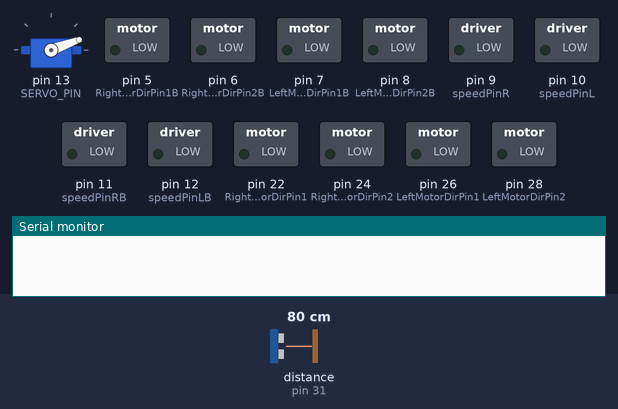
Recording of a sketch running on a simulated Arduino Mega 2560, built with avr-gcc and run on an emulated ATmega2560. On the bench: servo, switched loads named in the sketch (green lamp = pin HIGH), the last lines printed to the serial monitor. Wiring (inferred from the names in the program): ultrasonic range finder: trigger pin 30; echo pin 31. Dashed ring = blinking. The test bench sets the inputs (shaded band); at power-on: distance to the obstacle (sensor on pin 31) 80 cm. The echo pulse lasts 58.3 µs per cm; pins used as bus, display or sensor lines are not drawn.

Above: at 3.2 s.
3.3 s: distance to the obstacle (sensor on pin 31) set to 36 cm
6.3 s: distance to the obstacle (sensor on pin 31) set to 29 cm
At 7.59 s:
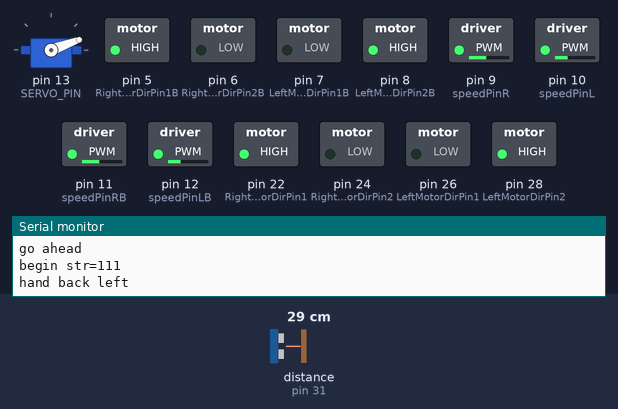
9.3 s: distance to the obstacle (sensor on pin 31) set to 35 cm
At 10.55 s:
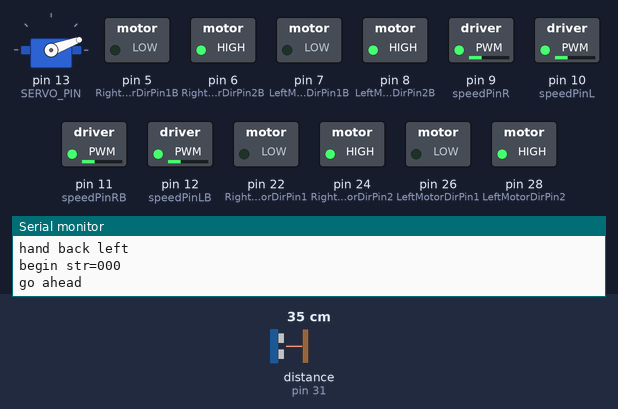
12.3 s: distance to the obstacle (sensor on pin 31) set to 2 cm
At 13.76 s:
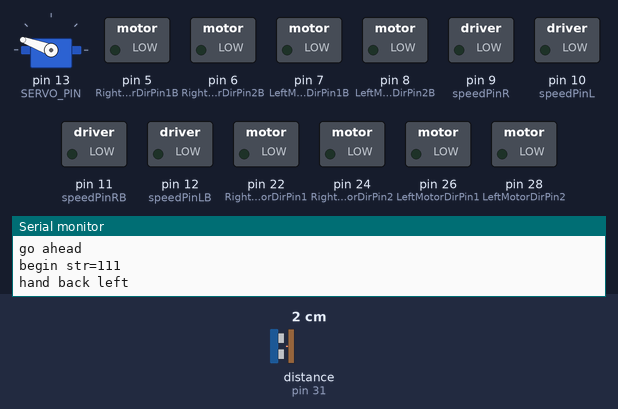
Timing chart, 0 to 16.3 s (numbered marks = the images above; inputs shaded):
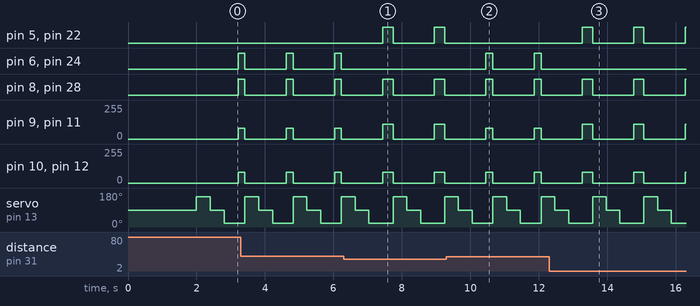

Measured:
- the behaviour switches between 32 and 31 cm on distance to the obstacle (sensor on pin 31) (found by bisection; images 0 and 1)
- after the input at 6.3 s, pin 5 (RightMotorDirPin1B), pin 22 (RightMotorDirPin1): alternates HIGH for 0.30 s and LOW for 1.2 s, starting after 1.1 s; pin 6 (RightMotorDirPin2B), pin 24 (RightMotorDirPin2): stops changing and stays LOW
- after the input at 9.3 s, pin 5 (RightMotorDirPin1B), pin 22 (RightMotorDirPin1): stops changing and stays LOW; pin 6 (RightMotorDirPin2B), pin 24 (RightMotorDirPin2): alternates HIGH for 0.20 s and LOW for 1.2 s, starting after 1.2 s
- after the input at 12.3 s, pin 5 (RightMotorDirPin1B), pin 22 (RightMotorDirPin1): alternates HIGH for 0.30 s and LOW for 1.2 s, starting after 0.97 s; pin 6 (RightMotorDirPin2B), pin 24 (RightMotorDirPin2): stops changing and stays LOW
- by itself, pin 6 (RightMotorDirPin2B), pin 24 (RightMotorDirPin2): alternates HIGH for 0.20 s and LOW for 1.2 s
- by itself, pin 8 (LeftMotorDirPin2B), pin 28 (LeftMotorDirPin2): alternates HIGH for 0.30 s and LOW for 1.2 s
- by itself, pin 9 (speedPinR), pin 11 (speedPinRB): alternates 110/255 for 0.30 s and 0/255 for 1.2 s
- by itself, pin 10 (speedPinL), pin 12 (speedPinLB): alternates 80/255 for 0.30 s and 0/255 for 1.2 s

The sketch:

metal-2560-lesson2-reverse.ino
```cpp
// (licence header left out)
#include <Servo.h>
#define speedPinR 9   //  RIGHT WHEEL PWM pin D45 connect front MODEL-X ENA
#define RightMotorDirPin1  22    //Front Right Motor direction pin 1 to Front MODEL-X IN1  (K1)
#define RightMotorDirPin2  24   //Front Right Motor direction pin 2 to Front MODEL-X IN2   (K1)
#define LeftMotorDirPin1  26    //Left front Motor direction pin 1 to Front MODEL-X IN3 (  K3)
#define LeftMotorDirPin2  28   //Left front Motor direction pin 2 to Front MODEL-X IN4 (  K3)
#define speedPinL 10   // Left WHEEL PWM pin D7 connect front MODEL-X ENB

#define speedPinRB 11   //  RIGHT WHEEL PWM pin connect Back MODEL-X ENA
#define RightMotorDirPin1B  5    //Rear Right Motor direction pin 1 to Back MODEL-X IN1 (  K1)
#define RightMotorDirPin2B 6    //Rear Right Motor direction pin 2 to Back MODEL-X IN2 (  K1)
#define LeftMotorDirPin1B 7    //Rear left Motor direction pin 1 to Back MODEL-X IN3  K3
#define LeftMotorDirPin2B 8  //Rear left Motor direction pin 2 to Back MODEL-X IN4  k3
#define speedPinLB 12    //   LEFT WHEEL  PWM pin D8 connect Rear MODEL-X ENB

#define SERVO_PIN     13  //servo connect to D5
#define Echo_PIN    31 // Ultrasonic Echo pin connect to A5
#define Trig_PIN    30  // Ultrasonic Trig pin connect to A4

#define FAST_SPEED  110   //both sides of the motor speed
#define SPEED  80     //both sides of the motor speed
#define TURN_SPEED  110   //both sides of the motor speed
#define FORWARD_TIME 200   //Forward distance
#define BACK_TIME  300  // back distance
#define TURN_TIME  250  //Time the robot spends turning (miliseconds)
#define OBSTACLE_LIMIT 30  //minimum distance in cm to obstacles at both sides (the car will allow a shorter distance sideways)
int distance;

Servo head;
/*motor control*/
void go_Advance()  //Forward
{

FR_fwd();
FL_fwd();
RR_fwd();
RL_fwd();
}
void go_Left()  //Turn left
{
FR_fwd();
FL_bck();
RR_fwd();
RL_bck();
}
void go_Right()  //Turn right
{
FR_bck();
FL_fwd();
RR_bck();
RL_fwd();
}
void go_Back()  //Reverse
{

FR_bck();
FL_bck();
RR_bck();
RL_bck();
}


void stop_Stop()    //Stop
{
  digitalWrite(RightMotorDirPin1, LOW);
  digitalWrite(RightMotorDirPin2,LOW);
  digitalWrite(LeftMotorDirPin1,LOW);
  digitalWrite(LeftMotorDirPin2,LOW);
  digitalWrite(RightMotorDirPin1B, LOW);
  digitalWrite(RightMotorDirPin2B,LOW);
  digitalWrite(LeftMotorDirPin1B,LOW);
  digitalWrite(LeftMotorDirPin2B,LOW);
  set_Motorspeed(0,0,0,0);
}

/*set motor speed */
void set_Motorspeed(int leftFront,int rightFront,int leftBack,int rightBack)
{
  analogWrite(speedPinL,leftFront);
  analogWrite(speedPinR,rightFront);
 analogWrite(speedPinLB,leftBack);
 analogWrite(speedPinRB,rightBack);

}

void FR_fwd()  //front-right wheel forward turn
{
  digitalWrite(RightMotorDirPin1,LOW);
  digitalWrite(RightMotorDirPin2,HIGH);

}
void FR_bck() // front-right wheel backward turn
{
  digitalWrite(RightMotorDirPin1,HIGH);
  digitalWrite(RightMotorDirPin2,LOW);

}
void FL_fwd() // front-left wheel forward turn
{
  digitalWrite(LeftMotorDirPin1,LOW);
  digitalWrite(LeftMotorDirPin2,HIGH);

}
void FL_bck() // front-left wheel backward turn
{
  digitalWrite(LeftMotorDirPin1,HIGH);
  digitalWrite(LeftMotorDirPin2,LOW);

}

void RR_fwd()  //rear-right wheel forward turn
{
  digitalWrite(RightMotorDirPin1B, LOW);
  digitalWrite(RightMotorDirPin2B,HIGH);

}
void RR_bck()  //rear-right wheel backward turn
{
  digitalWrite(RightMotorDirPin1B, HIGH);
  digitalWrite(RightMotorDirPin2B,LOW);

}
void RL_fwd()  //rear-left wheel forward turn
{
  digitalWrite(LeftMotorDirPin1B,LOW);
  digitalWrite(LeftMotorDirPin2B,HIGH);

}
void RL_bck()    //rear-left wheel backward turn
{
  digitalWrite(LeftMotorDirPin1B,HIGH);
  digitalWrite(LeftMotorDirPin2B,LOW);

}


/*detection of ultrasonic distance*/
int watch(){
  long echo_distance;
  digitalWrite(Trig_PIN,LOW);
  delayMicroseconds(5);
  digitalWrite(Trig_PIN,HIGH);
  delayMicroseconds(15);
  digitalWrite(Trig_PIN,LOW);
  echo_distance=pulseIn(Echo_PIN,HIGH);
  echo_distance=echo_distance*0.01657; //how far away is the object in cm
 //Serial.println((int)echo_distance);
  return round(echo_distance);
}
//Meassures distances to the left,center,right return a
String watchsurrounding(){
/*  obstacle_status is a binary integer, its last 3 digits stands for if there is any obstacles in left front,direct front and right front directions,
 *   3 digit string, for example 100 means front left front has obstacle, 011 means direct front and right front have obstacles
 */
  int obstacle_status =B1000;
  head.write(160); //senfor facing left front direction
  delay(400);
  distance = watch();
  if(distance<OBSTACLE_LIMIT){
    stop_Stop();

     obstacle_status  =obstacle_status | B100;
    }
  head.write(90); //sehsor facing direct front
  delay(400);
  distance = watch();
  if(distance<OBSTACLE_LIMIT){
    stop_Stop();

    obstacle_status  =obstacle_status | B10;
    }

  head.write(20); //sensor faces to right front 20 degree direction
  delay(400);
  distance = watch();
  if(distance<OBSTACLE_LIMIT){
    stop_Stop();

    obstacle_status  =obstacle_status | 1;
    }

   String obstacle_str= String(obstacle_status,BIN);
  obstacle_str= obstacle_str.substring(1,4);

  return obstacle_str; //return 5-character string standing for 5 direction obstacle status
}

void auto_avoidance(){
 String obstacle_sign=watchsurrounding(); // 5 digits of obstacle_sign binary value means the 5 direction obstacle status
 Serial.print("begin str=");
 Serial.println(obstacle_sign);
 if( obstacle_sign=="100"){
     Serial.println("SLIT right");
     set_Motorspeed(FAST_SPEED,SPEED,FAST_SPEED,SPEED);
     go_Advance();
     delay(TURN_TIME);
     stop_Stop();
 }
if( obstacle_sign=="001"  ){
     Serial.println("SLIT LEFT");
       set_Motorspeed(SPEED,FAST_SPEED,SPEED,FAST_SPEED);
      go_Advance();

      delay(TURN_TIME);
      stop_Stop();
 }
 if( obstacle_sign=="110" ){
     Serial.println("hand right");
	    go_Right();
      set_Motorspeed(TURN_SPEED,TURN_SPEED,TURN_SPEED,TURN_SPEED);
      delay(TURN_TIME);
      stop_Stop();
 }
 if(  obstacle_sign=="011" || obstacle_sign=="010"){
    Serial.println("hand left");
     go_Left();//Turn left
     set_Motorspeed(TURN_SPEED,TURN_SPEED,TURN_SPEED,TURN_SPEED);
     delay(TURN_TIME*2/3);
     stop_Stop();
  }

 if(  obstacle_sign=="111" || obstacle_sign=="101"  ){
    Serial.println("hand back left");
    go_Right();
    set_Motorspeed(SPEED,FAST_SPEED,SPEED,FAST_SPEED);
    delay(BACK_TIME);
    stop_Stop();
   }
  if( obstacle_sign=="000"  ){
    Serial.println("go ahead");
    go_Advance();
    set_Motorspeed(SPEED,SPEED,SPEED,SPEED);
    delay(FORWARD_TIME);
    stop_Stop();
  }
}

void setup() {
  /*setup L298N pin mode*/
  pinMode(RightMotorDirPin1, OUTPUT);
  pinMode(RightMotorDirPin2, OUTPUT);
  pinMode(speedPinL, OUTPUT);

  pinMode(LeftMotorDirPin1, OUTPUT);
  pinMode(LeftMotorDirPin2, OUTPUT);
  pinMode(speedPinR, OUTPUT);
     pinMode(RightMotorDirPin1B, OUTPUT);
  pinMode(RightMotorDirPin2B, OUTPUT);
  pinMode(speedPinLB, OUTPUT);

  pinMode(LeftMotorDirPin1B, OUTPUT);
  pinMode(LeftMotorDirPin2B, OUTPUT);
  pinMode(speedPinRB, OUTPUT);
  stop_Stop();//stop move
  /*init HC-SR04*/
  pinMode(Trig_PIN, OUTPUT);
  pinMode(Echo_PIN,INPUT);
  /*init buzzer*/

  digitalWrite(Trig_PIN,LOW);
  /*init servo*/
  head.attach(SERVO_PIN);

  head.write(90);
   delay(2000);

  Serial.begin(9600);


  stop_Stop();//Stop

}

void loop() {
 auto_avoidance();
// Serial.println( watch());
 //delay(2000);
}
```
